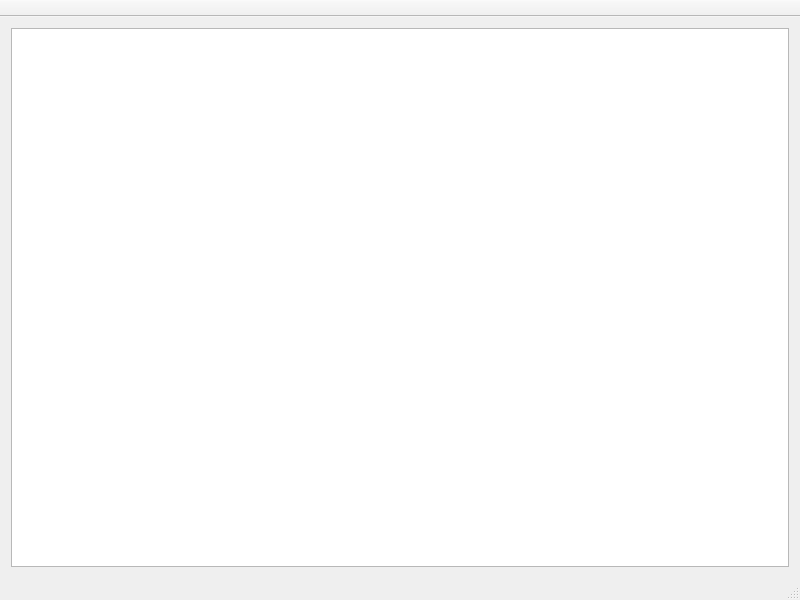
<?xml version="1.0" encoding="UTF-8"?>
<ui version="4.0">
 <class>MainWindow</class>
 <widget class="QMainWindow" name="MainWindow">
  <property name="geometry">
   <rect>
    <x>0</x>
    <y>0</y>
    <width>800</width>
    <height>600</height>
   </rect>
  </property>
  <property name="windowTitle">
   <string>Universal Remote Controller</string>
  </property>
  <widget class="QWidget" name="centralWidget">
   <layout class="QVBoxLayout" name="verticalLayout">
    <item>
     <widget class="QTableView" name="tableView">
      <property name="editTriggers">
       <set>QAbstractItemView::NoEditTriggers</set>
      </property>
      <property name="selectionMode">
       <enum>QAbstractItemView::SingleSelection</enum>
      </property>
      <property name="selectionBehavior">
       <enum>QAbstractItemView::SelectRows</enum>
      </property>
      <property name="wordWrap">
       <bool>false</bool>
      </property>
      <attribute name="verticalHeaderVisible">
       <bool>false</bool>
      </attribute>
      <attribute name="verticalHeaderHighlightSections">
       <bool>false</bool>
      </attribute>
     </widget>
    </item>
   </layout>
  </widget>
  <widget class="QStatusBar" name="statusBar"/>
  <widget class="QToolBar" name="mainToolBar">
   <property name="movable">
    <bool>false</bool>
   </property>
   <property name="iconSize">
    <size>
     <width>32</width>
     <height>32</height>
    </size>
   </property>
   <property name="floatable">
    <bool>false</bool>
   </property>
   <attribute name="toolBarArea">
    <enum>TopToolBarArea</enum>
   </attribute>
   <attribute name="toolBarBreak">
    <bool>false</bool>
   </attribute>
  </widget>
 </widget>
 <layoutdefault spacing="6" margin="11"/>
 <resources/>
 <connections/>
</ui>
